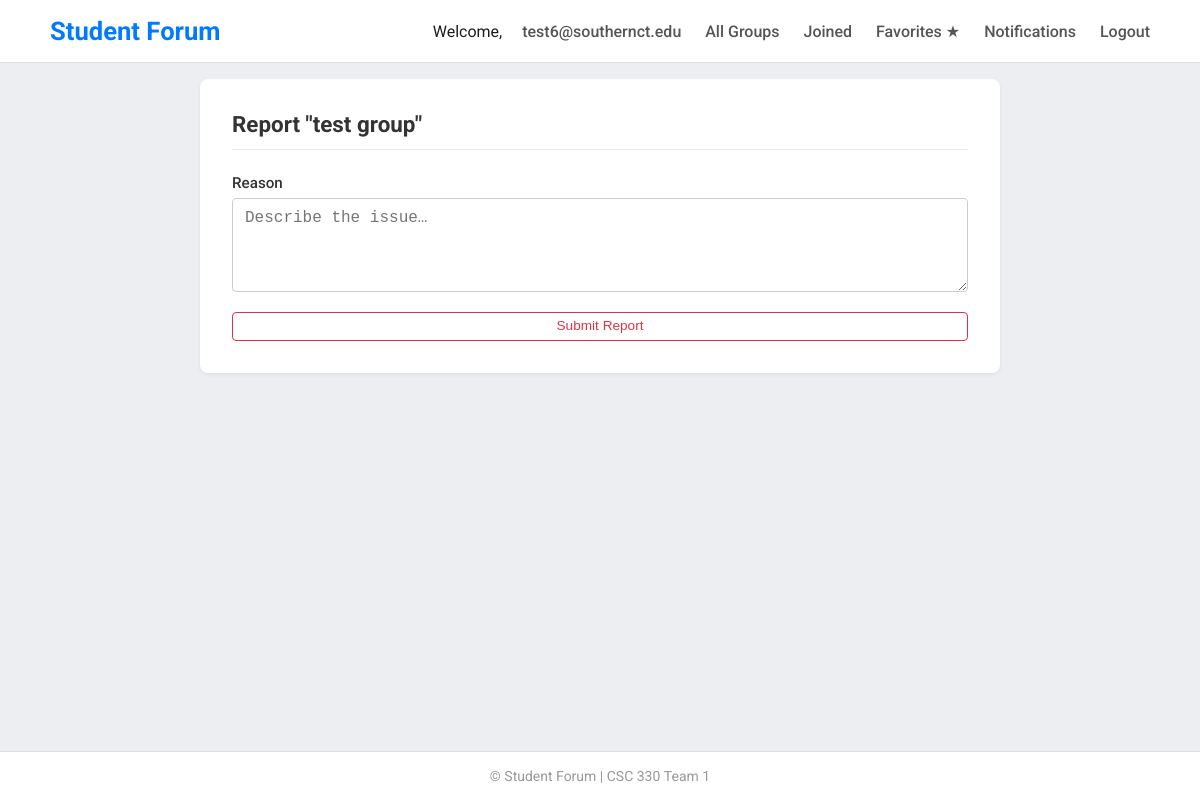
Before: /report-group/1 (signed in) with the older database file.
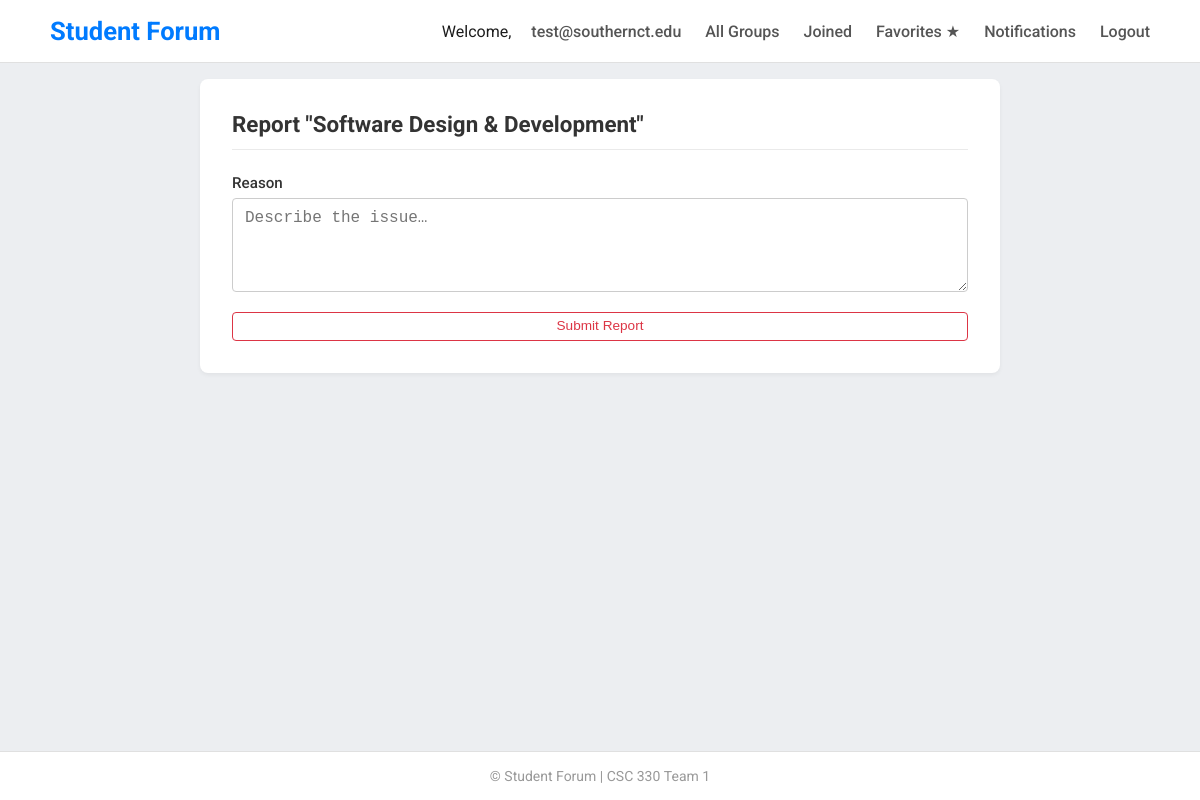
After: the same page with the newer database file.
### app/models.py (models this page shows, shortened)
class User(UserMixin, db.Model):
    id = db.Column(db.Integer, primary_key=True)
    email = db.Column(db.String(120), unique=True, nullable=False) #username not required use email
    password = db.Column(db.String(128), nullable=False)
    name = db.Column(db.String(100))
    major = db.Column(db.String(100))
    is_admin = db.Column(db.Boolean, default=False)
    is_verified = db.Column(db.Boolean, default=False)
    owned_groups = db.relationship('StudyGroup', backref='owner', foreign_keys='StudyGroup.op_id')
    posts = db.relationship('Post', backref='author', foreign_keys='Post.user_id')
    joined_groups   = db.relationship("StudyGroup", secondary=group_members,
                                      backref=db.backref("members", lazy="dynamic"))
    favorite_groups = db.relationship("StudyGroup", secondary=favorite_groups,
                                      backref=db.backref("fans",    lazy="dynamic"))

class StudyGroup(db.Model):
    id = db.Column(db.Integer, primary_key=True)
    subject = db.Column(db.String(100), nullable=False)
    course = db.Column(db.String(100), nullable=False)
    description = db.Column(db.Text)
    time = db.Column(db.String(100))
    title = db.Column(db.String(100))
    tags = db.Column(db.String(200))
    op_id = db.Column(db.Integer, db.ForeignKey('user.id'))
    created_at = db.Column(db.DateTime, default=datetime.utcnow)
    threads = db.relationship('Thread', backref='study_group', lazy=True)

### app/routes.py (the view, shortened to what this page needs)
@bp.route('/report-group/<int:group_id>', methods=['GET', 'POST'])
@login_required
def report_group(group_id):
    group = StudyGroup.query.get_or_404(group_id)
    form = ReportGroupForm()
    return render_template("report_group.html", form=form, group=group)

### app/forms.py
class ReportGroupForm(FlaskForm):
    reason = TextAreaField("Reason", validators=[DataRequired(), Length(min=5)])
    submit = SubmitField("Submit Report")

### app/__init__.py (called while the page is built)
def create_app():
    app = Flask(__name__)
    app.config.from_object(Config)
    db.init_app(app)
    login_manager.init_app(app)
    csrf.init_app(app)
    @app.context_processor
    def inject_csrf_token():
        return dict(csrf_token=generate_csrf)
    from . import routes
    app.register_blueprint(routes.bp)
    from . import admin
    app.register_blueprint(admin.admin_bp)
    @app.context_processor
    def notification_count():
        from flask_login import current_user
        if current_user.is_authenticated:
            from .models import Notification
            count = Notification.query.filter_by(user_id=current_user.id, is_read=False).count()
            return {'notification_count': count}
        return {'notification_count': 0}
    with app.app_context():
        db.create_all()
    return app

### app/models.py (called while the page is built)
@login_manager.user_loader
def load_user(user_id):
    return User.query.get(int(user_id))

### app/templates/report_group.html (shortened to what this page needs)
{% extends 'base.html' %}
{% block content %}
<div class="section-card mx-auto" style="max-width: 500px;">
  <div class="section-header">
    <h2 class="section-title">Report "{{ group.title }}"</h2>
  </div>
  <form method="POST">
    <div class="form-group mb-3">
      {{ form.reason.label(class="form-label") }}
      {{ form.reason(class="form-control", rows="4", placeholder="Describe the issue…") }}
    </div>
    <button type="submit" class="btn btn-outline-danger form-submit">
      {{ form.submit.label.text }}
    </button>
  </form>
</div>
{% endblock %}

### app/templates/base.html (shortened to what this page needs)
<!DOCTYPE html>
<html lang="en">
  <head>
    <link
      rel="stylesheet"
      href="{{ url_for('static', filename='css/style.css') }}"
    />
  </head>
  <body>
    <nav>
      <div class="nav-container">
        <a href="{{ url_for('main.home') }}" class="nav-brand">Student Forum</a>
        <div class="nav-links">
          {% if current_user.is_authenticated %}
          <span class="welcome">
            Welcome,<a href="{{ url_for('main.view_profile') }}"
              >{{ current_user.email }}</a
            >
          </span>
          <a href="{{ url_for('main.browse_listings') }}">All&nbsp;Groups</a>
          <a href="{{ url_for('main.joined_groups') }}">Joined</a>
          <a href="{{ url_for('main.favorite_groups') }}">Favorites&nbsp;★</a>
          <a href="{{ url_for('main.view_notifications') }}">
            Notifications
          </a>
          <a href="{{ url_for('main.logout') }}">Logout</a>
          {% else %}
          <a href="{{ url_for('main.index') }}">Home</a>
          <a href="{{ url_for('main.login') }}">Login</a>
          <a href="{{ url_for('main.register') }}">Register</a>
          {% endif %}
        </div>
      </div>
    </nav>
    <div class="container">
       {% block content %}{% endblock %}
    </div>
    <footer>&copy; {{ current_year }} Student Forum | CSC 330 Team 1</footer>
  </body>
</html>

Changed rows visible on the page:
changed User: email "test6@southernct.edu" → "test@southernct.edu"
changed StudyGroup: title "test group" → "Software Design & Development"
